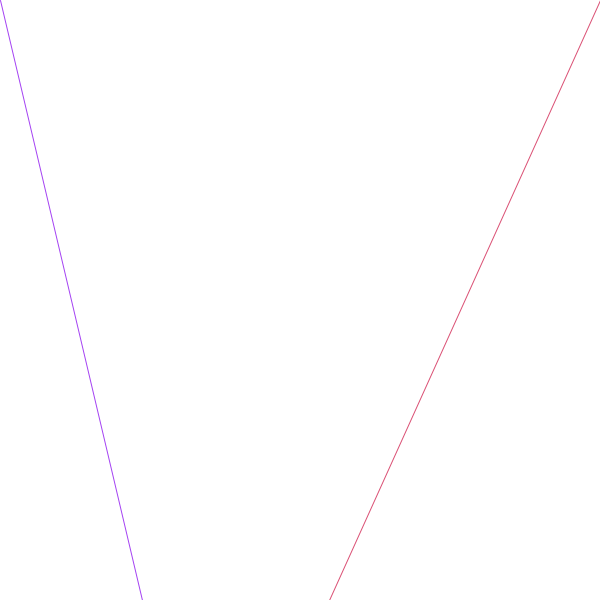
Frame 1 (no input)
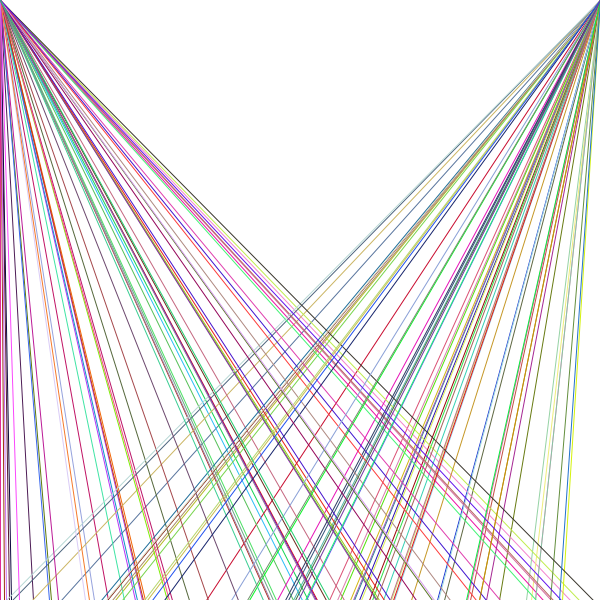
Frame 60 (the mouse pressed at the canvas centre just before this capture)
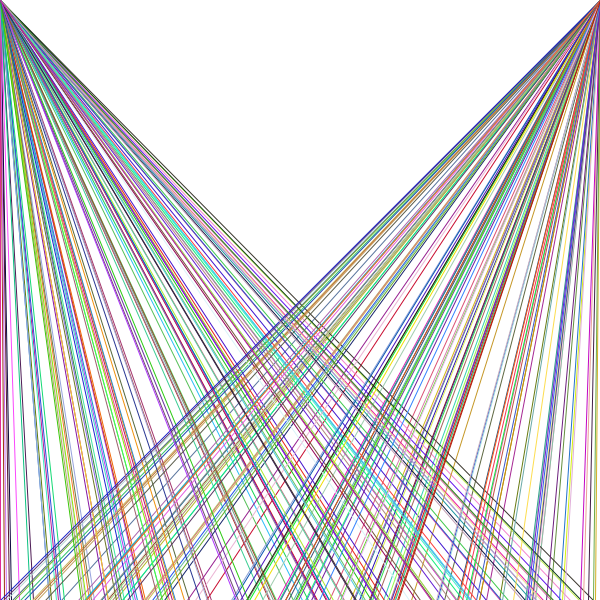
Frame 120 (the mouse held since frame 60 and released just before this capture)

The Processing sketch that drew these frames (run headless with seeded random() and noise(); from frame 60 on, the mouse is pressed at the canvas centre):

// Processing sketch: lineRandom2
// ── lineRandom2.pde
void setup(){
  size(600,600);
  background(255);
  frameRate(10);
}

void draw(){
  //isi warna(R,G,B);
  stroke(random(255),random(255),random(255));
  //posisi x1,y1, x2, y2;
  line(0,0,random(600),600);
  stroke(random(255),random(255),random(255));
  line(600,0,random(600),600);
}
